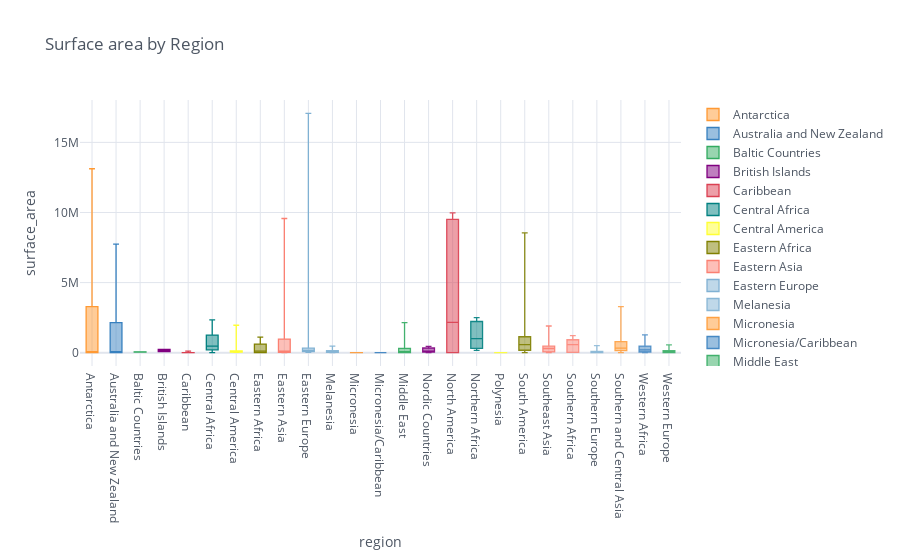

Here is the notebook cell this chart was saved with:
### Code cell
# Boxplot o grafico de caja
data3.iplot(kind='box', xTitle='region',
                    yTitle='surface_area', title='Surface area by Region')

### Figure 1 — Plotly figure (JSON) as saved in the notebook; plotly's stock layout.template omitted (floating-point values rounded to 4 significant figures; data arrays with more than 128 entries replaced by an {"elided": "..."} marker saying what was removed)
{"data": [{"boxpoints": false, "line": {"width": 1.3}, "marker": {"color": "rgba(255, 153, 51, 1.0)"}, "name": "Antarctica", "orientation": "v", "type": "box", "y": {"elided": "239 int values"}}, {"boxpoints": false, "line": {"width": 1.3}, "marker": {"color": "rgba(55, 128, 191, 1.0)"}, "name": "Australia and New Zealand", "orientation": "v", "type": "box", "y": {"elided": "239 int values"}}, {"boxpoints": false, "line": {"width": 1.3}, "marker": {"color": "rgba(50, 171, 96, 1.0)"}, "name": "Baltic Countries", "orientation": "v", "type": "box", "y": {"elided": "239 int values"}}, {"boxpoints": false, "line": {"width": 1.3}, "marker": {"color": "rgba(128, 0, 128, 1.0)"}, "name": "British Islands", "orientation": "v", "type": "box", "y": {"elided": "239 int values"}}, {"boxpoints": false, "line": {"width": 1.3}, "marker": {"color": "rgba(219, 64, 82, 1.0)"}, "name": "Caribbean", "orientation": "v", "type": "box", "y": {"elided": "239 int values"}}, {"boxpoints": false, "line": {"width": 1.3}, "marker": {"color": "rgba(0, 128, 128, 1.0)"}, "name": "Central Africa", "orientation": "v", "type": "box", "y": {"elided": "239 int values"}}, {"boxpoints": false, "line": {"width": 1.3}, "marker": {"color": "rgba(255, 255, 51, 1.0)"}, "name": "Central America", "orientation": "v", "type": "box", "y": {"elided": "239 int values"}}, {"boxpoints": false, "line": {"width": 1.3}, "marker": {"color": "rgba(128, 128, 0, 1.0)"}, "name": "Eastern Africa", "orientation": "v", "type": "box", "y": {"elided": "239 int values"}}, {"boxpoints": false, "line": {"width": 1.3}, "marker": {"color": "rgba(251, 128, 114, 1.0)"}, "name": "Eastern Asia", "orientation": "v", "type": "box", "y": {"elided": "239 int values"}}, {"boxpoints": false, "line": {"width": 1.3}, "marker": {"color": "rgba(128, 177, 211, 1.0)"}, "name": "Eastern Europe", "orientation": "v", "type": "box", "y": {"elided": "239 int values"}}, {"boxpoints": false, "line": {"width": 1.3}, "marker": {"color": "rgba(128, 177, 211, 0.8999999999999999)"}, "name": "Melanesia", "orientation": "v", "type": "box", "y": {"elided": "239 int values"}}, {"boxpoints": false, "line": {"width": 1.3}, "marker": {"color": "rgba(255, 153, 51, 0.8999999999999999)"}, "name": "Micronesia", "orientation": "v", "type": "box", "y": {"elided": "239 int values"}}, {"boxpoints": false, "line": {"width": 1.3}, "marker": {"color": "rgba(55, 128, 191, 0.8999999999999999)"}, "name": "Micronesia/Caribbean", "orientation": "v", "type": "box", "y": {"elided": "239 int values"}}, {"boxpoints": false, "line": {"width": 1.3}, "marker": {"color": "rgba(50, 171, 96, 0.8999999999999999)"}, "name": "Middle East", "orientation": "v", "type": "box", "y": {"elided": "239 int values"}}, {"boxpoints": false, "line": {"width": 1.3}, "marker": {"color": "rgba(128, 0, 128, 0.8999999999999999)"}, "name": "Nordic Countries", "orientation": "v", "type": "box", "y": {"elided": "239 int values"}}, {"boxpoints": false, "line": {"width": 1.3}, "marker": {"color": "rgba(219, 64, 82, 0.8999999999999999)"}, "name": "North America", "orientation": "v", "type": "box", "y": {"elided": "239 int values"}}, {"boxpoints": false, "line": {"width": 1.3}, "marker": {"color": "rgba(0, 128, 128, 0.8999999999999999)"}, "name": "Northern Africa", "orientation": "v", "type": "box", "y": {"elided": "239 int values"}}, {"boxpoints": false, "line": {"width": 1.3}, "marker": {"color": "rgba(255, 255, 51, 0.8999999999999999)"}, "name": "Polynesia", "orientation": "v", "type": "box", "y": {"elided": "239 int values"}}, {"boxpoints": false, "line": {"width": 1.3}, "marker": {"color": "rgba(128, 128, 0, 0.8999999999999999)"}, "name": "South America", "orientation": "v", "type": "box", "y": {"elided": "239 int values"}}, {"boxpoints": false, "line": {"width": 1.3}, "marker": {"color": "rgba(251, 128, 114, 0.8999999999999999)"}, "name": "Southeast Asia", "orientation": "v", "type": "box", "y": {"elided": "239 int values"}}, {"boxpoints": false, "line": {"width": 1.3}, "marker": {"color": "rgba(251, 128, 114, 0.7999999999999998)"}, "name": "Southern Africa", "orientation": "v", "type": "box", "y": {"elided": "239 int values"}}, {"boxpoints": false, "line": {"width": 1.3}, "marker": {"color": "rgba(128, 177, 211, 0.7999999999999998)"}, "name": "Southern Europe", "orientation": "v", "type": "box", "y": {"elided": "239 float values"}}, {"boxpoints": false, "line": {"width": 1.3}, "marker": {"color": "rgba(255, 153, 51, 0.7999999999999998)"}, "name": "Southern and Central Asia", "orientation": "v", "type": "box", "y": {"elided": "239 int values"}}, {"boxpoints": false, "line": {"width": 1.3}, "marker": {"color": "rgba(55, 128, 191, 0.7999999999999998)"}, "name": "Western Africa", "orientation": "v", "type": "box", "y": {"elided": "239 int values"}}, {"boxpoints": false, "line": {"width": 1.3}, "marker": {"color": "rgba(50, 171, 96, 0.7999999999999998)"}, "name": "Western Europe", "orientation": "v", "type": "box", "y": {"elided": "239 float values"}}], "layout": {"legend": {"bgcolor": "#FFFFFF", "font": {"color": "#4D5663"}}, "paper_bgcolor": "#FFFFFF", "plot_bgcolor": "#FFFFFF", "title": {"font": {"color": "#4D5663"}, "text": "Surface area by Region"}, "xaxis": {"gridcolor": "#E1E5ED", "showgrid": true, "tickfont": {"color": "#4D5663"}, "title": {"font": {"color": "#4D5663"}, "text": "region"}, "zerolinecolor": "#E1E5ED"}, "yaxis": {"gridcolor": "#E1E5ED", "showgrid": true, "tickfont": {"color": "#4D5663"}, "title": {"font": {"color": "#4D5663"}, "text": "surface_area"}, "zerolinecolor": "#E1E5ED"}}}
